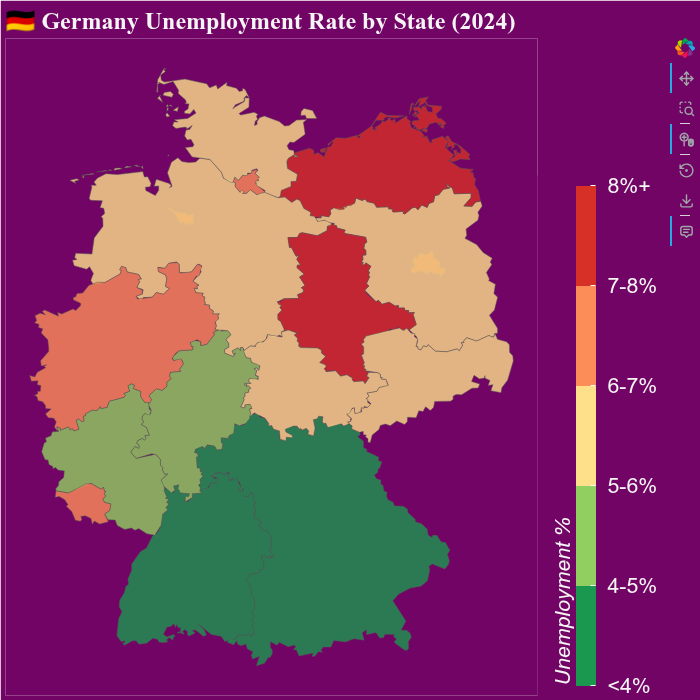

Recreate this plot in Python.
from bokeh_rocks import plot_country_choropleth, save_plot, show

"""German states unemployment rate"""

# Unemployment rate % (2024)
unemployment_data = {
    'Baden-Württemberg': 3.5,
    'Bayern': 3.4,
    'Berlin': 8.1,
    'Brandenburg': 5.4,
    'Bremen': 9.8,
    'Hamburg': 6.2,
    'Hessen': 4.8,
    'Mecklenburg-Vorpommern': 7.1,
    'Niedersachsen': 5.3,
    'Nordrhein-Westfalen': 6.8,
    'Rheinland-Pfalz': 4.7,
    'Saarland': 6.3,
    'Sachsen': 5.6,
    'Sachsen-Anhalt': 7.0,
    'Schleswig-Holstein': 5.1,
    'Thüringen': 5.5
}

p = plot_country_choropleth(
    geojson_url="https://raw.githubusercontent.com/isellsoap/deutschlandGeoJSON/main/2_bundeslaender/4_niedrig.geo.json",
    data_dict=unemployment_data,
    value_col='unemployment',
    country_name='🇩🇪 Germany',
    palette=["#1a9850", "#91cf60",  "#fee08b", "#fc8d59", "#d73027"],
    bin_edges=[0, 4, 5, 6, 7, 8, 10],
    bin_labels=["<4%", "4-5%", "5-6%", "6-7%", "7-8%", "8%+"],
    title="🇩🇪 Germany Unemployment Rate by State (2024)",
    name_property='name',
    legend_title='Unemployment %',
    tooltip_label='Unemployment Rate',
    value_format='{0.1}%',
    width=700,
    height=700, bg_color='#720465'
)

show(p)
save_plot(p, "output/geo_08")
